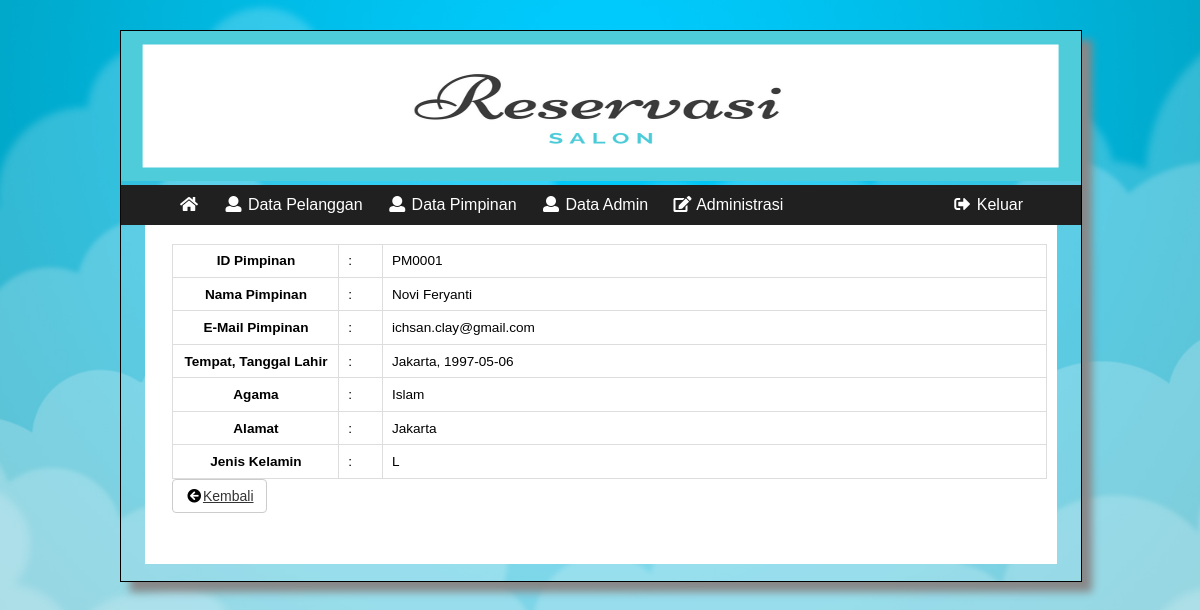
Page /akses/pimpinan/index.php?p=d_pimpinan_tools&id=PM0001&aksi=detail on the committed database.
### tables this page shows
CREATE TABLE `pimpinan` (
  `id_pimpinan` varchar(15) NOT NULL,
  `nama_pimpinan` varchar(100) DEFAULT NULL,
  `email_pimpinan` varchar(100) DEFAULT NULL,
  `tanggal_lahir_pimpinan` date DEFAULT NULL,
  `tempat_lahir_pimpinan` varchar(40) DEFAULT NULL,
  `agama_pimpinan` varchar(15) DEFAULT NULL,
  `password_pimpinan` varchar(100) DEFAULT NULL,
  `alamat_pimpinan` text,
  `jk_pimpinan` enum('L','P') DEFAULT NULL
);

### akses/controller.php (called while the page is built, shortened)
<?php
if (!empty($_GET['id'])) {
  $id = $_GET['id'];
  $queryedit_pimpinan = "SELECT * FROM pimpinan WHERE id_pimpinan = '$id' order by id_pimpinan asc";
  $sqledit_pimpinan = $mysqli->query($queryedit_pimpinan);
}
?>

### akses/pimpinan/konten/d_pimpinan_tools.php (the view, shortened to what this page needs)
<div class="apps-content-item">
<?php
$aksi = $_GET['aksi'];
if ($aksi == 'detail') {
  ?>
  <table id="tbl">
    <?php
    foreach ($sqledit_pimpinan as $key) {
      extract($key);
      ?>
           <tr>
               <th width="19%">ID Pimpinan</th>
               <td width="5%">:</td>
               <td><?php echo $id_pimpinan; ?></td>
           </tr>
           <tr>
               <th width="19%">Nama Pimpinan</th>
               <td width="5%">:</td>
               <td><?php echo $nama_pimpinan; ?></td>
           </tr>
           <tr>
               <th width="19%">E-Mail Pimpinan</th>
               <td width="5%">:</td>
               <td><?php echo $email_pimpinan; ?></td>
           </tr>
           <tr>
               <th width="19%">Tempat, Tanggal Lahir</th>
               <td width="5%">:</td>
               <td><?php echo $tempat_lahir_pimpinan.", ".$tanggal_lahir_pimpinan; ?></td>
           </tr>
           <tr>
               <th width="19%">Agama</th>
               <td width="5%">:</td>
               <td><?php echo $agama_pimpinan; ?></td>
           </tr>
           <tr>
               <th width="19%">Alamat</th>
               <td width="5%">:</td>
               <td><?php echo $alamat_pimpinan; ?></td>
           </tr>
           <tr>
               <th width="19%">Jenis Kelamin</th>
               <td width="5%">:</td>
               <td><?php echo $jk_pimpinan; ?></td>
           </tr>
           <?php
         }
          ?>
   </table>
   <a href="index.php?p=d_pimpinan" class="btn btn-default"><i class="fa fa-fw fa-arrow-circle-left" style="color:#000"></i>Kembali</a>
  <?php
}
 ?>
</div>

### akses/booking.css (style rules this page uses)
@media (min-width: 576px) { body { background: url(img/bg.jpg); -webkit-background-size: 100% 100%; -moz-background-size: 100% 100%; -o-background-size: 100% 100%; background-size: cover; background-repeat: no-repeat; background-position: center; position: absolute; background-attachment: fixed; margin: 0px; padding: 0px; background-color: #fff; overflow-x: hidden; } }
@media (min-width: 576px) { .apps-content-item { display: block; position: relative; float: left; width: 98%; font-size: 0.85em; padding: 1%; left : 1%; } }
@media (min-width: 576px) { #tbl { width: 100%; align-content: center; border-spacing: 0; border: 1px solid #ddd; border-right: 0; border-bottom: 0; display: table; position: relative; } }
@media (min-width: 576px) { #tbl th, #tbl td { padding: 1%; border: 1px solid #ddd; border-top: 0; border-left: 0; } }
@media (min-width: 576px) { .btn { display: inline-block; padding: 6px 12px; margin-bottom: 0; font-size: 14px; font-weight: normal; line-height: 1.42857143; text-align: center; white-space: nowrap; vertical-align: middle; -ms-touch-action: manipulation; touch-action: manipulation; cursor: pointer; -webkit-user-select: none; -moz-user-select: none; -ms-user-select: none; user-select: none; background-image: none; border: 1px solid transparent; border-radius: 4px; } }
@media (min-width: 576px) { .btn-default { color: #333; background-color: #fff; border-color: #ccc; } }

### rows in the picture
pimpinan: id_pimpinan "PM0001", nama_pimpinan "Novi Feryanti", email_pimpinan "ichsan.clay@gmail.com", tempat_lahir_pimpinan "Jakarta", tanggal_lahir_pimpinan "1997-05-06", agama_pimpinan "Islam", alamat_pimpinan "Jakarta", jk_pimpinan "L"
